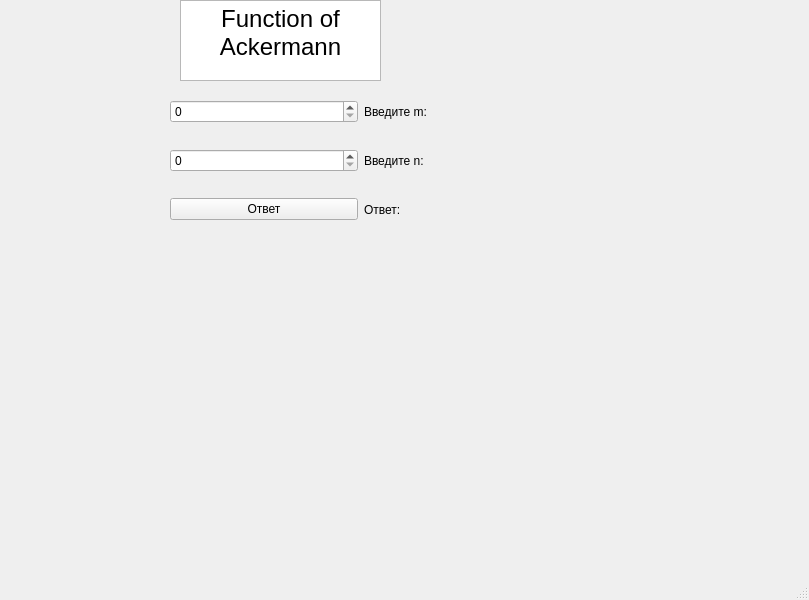
<?xml version="1.0" encoding="UTF-8"?>
<ui version="4.0">
 <class>MainWindow</class>
 <widget class="QMainWindow" name="MainWindow">
  <property name="geometry">
   <rect>
    <x>0</x>
    <y>0</y>
    <width>809</width>
    <height>600</height>
   </rect>
  </property>
  <property name="windowTitle">
   <string>MainWindow</string>
  </property>
  <widget class="QWidget" name="centralwidget">
   <widget class="QWidget" name="layoutWidget">
    <property name="geometry">
     <rect>
      <x>170</x>
      <y>90</y>
      <width>381</width>
      <height>141</height>
     </rect>
    </property>
    <layout class="QVBoxLayout" name="verticalLayout">
     <item>
      <layout class="QHBoxLayout" name="horizontalLayout_2">
       <item>
        <widget class="QSpinBox" name="spinBox">
         <property name="maximum">
          <number>16</number>
         </property>
        </widget>
       </item>
       <item>
        <widget class="QLabel" name="label">
         <property name="text">
          <string>Введите m: </string>
         </property>
        </widget>
       </item>
      </layout>
     </item>
     <item>
      <layout class="QHBoxLayout" name="horizontalLayout">
       <item>
        <widget class="QSpinBox" name="spinBox_2">
         <property name="maximum">
          <number>1200000000</number>
         </property>
        </widget>
       </item>
       <item>
        <widget class="QLabel" name="label_2">
         <property name="text">
          <string>Введите n: </string>
         </property>
        </widget>
       </item>
      </layout>
     </item>
     <item>
      <layout class="QHBoxLayout" name="horizontalLayout_3">
       <item>
        <widget class="QPushButton" name="pushButton">
         <property name="text">
          <string>Ответ</string>
         </property>
        </widget>
       </item>
       <item>
        <widget class="QLabel" name="label_3">
         <property name="text">
          <string>Ответ: </string>
         </property>
        </widget>
       </item>
      </layout>
     </item>
    </layout>
   </widget>
   <widget class="QLabel" name="error_label">
    <property name="geometry">
     <rect>
      <x>290</x>
      <y>250</y>
      <width>379</width>
      <height>18</height>
     </rect>
    </property>
    <property name="text">
     <string/>
    </property>
   </widget>
   <widget class="QTextEdit" name="textEdit">
    <property name="geometry">
     <rect>
      <x>180</x>
      <y>0</y>
      <width>201</width>
      <height>81</height>
     </rect>
    </property>
    <property name="html">
     <string>&lt;!DOCTYPE HTML PUBLIC &quot;-//W3C//DTD HTML 4.0//EN&quot; &quot;http://www.w3.org/TR/REC-html40/strict.dtd&quot;&gt;
&lt;html&gt;&lt;head&gt;&lt;meta name=&quot;qrichtext&quot; content=&quot;1&quot; /&gt;&lt;style type=&quot;text/css&quot;&gt;
p, li { white-space: pre-wrap; }
&lt;/style&gt;&lt;/head&gt;&lt;body style=&quot; font-family:'Noto Sans'; font-size:10pt; font-weight:400; font-style:normal;&quot;&gt;
&lt;p align=&quot;center&quot; style=&quot; margin-top:0px; margin-bottom:0px; margin-left:0px; margin-right:0px; -qt-block-indent:0; text-indent:0px;&quot;&gt;&lt;span style=&quot; font-size:18pt;&quot;&gt;Function of Ackermann&lt;/span&gt;&lt;/p&gt;&lt;/body&gt;&lt;/html&gt;</string>
    </property>
   </widget>
  </widget>
  <widget class="QMenuBar" name="menubar">
   <property name="geometry">
    <rect>
     <x>0</x>
     <y>0</y>
     <width>809</width>
     <height>30</height>
    </rect>
   </property>
  </widget>
  <widget class="QStatusBar" name="statusbar"/>
 </widget>
 <resources/>
 <connections/>
</ui>
